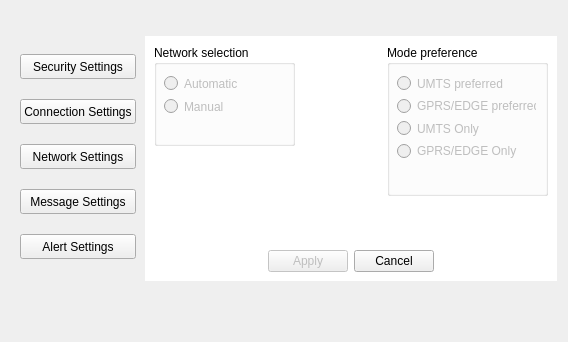
<?xml version="1.0" encoding="UTF-8"?>
<ui version="4.0">
 <class>Form</class>
 <widget class="QWidget" name="Form">
  <property name="geometry">
   <rect>
    <x>0</x>
    <y>0</y>
    <width>568</width>
    <height>342</height>
   </rect>
  </property>
  <property name="windowTitle">
   <string>Form</string>
  </property>
  <layout class="QHBoxLayout" name="horizontalLayout_5">
   <item>
    <layout class="QHBoxLayout" name="horizontalLayout_4">
     <property name="spacing">
      <number>0</number>
     </property>
     <item>
      <widget class="QWidget" name="widgetNetworkSetting" native="true">
       <property name="styleSheet">
        <string notr="true">QWidget#widgetNetworkSetting{ 
border-image:url(Skin/centrebgleft.png);
}</string>
       </property>
       <layout class="QVBoxLayout" name="verticalLayout_6">
        <property name="topMargin">
         <number>20</number>
        </property>
        <item>
         <layout class="QVBoxLayout" name="verticalLayout_5">
          <property name="spacing">
           <number>20</number>
          </property>
          <property name="bottomMargin">
           <number>40</number>
          </property>
          <item>
           <widget class="QPushButton" name="pushButtonSecuritySettings">
            <property name="minimumSize">
             <size>
              <width>0</width>
              <height>25</height>
             </size>
            </property>
            <property name="maximumSize">
             <size>
              <width>16777215</width>
              <height>25</height>
             </size>
            </property>
            <property name="sizeIncrement">
             <size>
              <width>0</width>
              <height>15</height>
             </size>
            </property>
            <property name="baseSize">
             <size>
              <width>0</width>
              <height>15</height>
             </size>
            </property>
            <property name="styleSheet">
             <string notr="true">QPushButton#pushButtonSecuritySettings
{
   background-image:url(Skin/MainTitle.PNG);
}QPushButton:hover#pushButtonSecuritySettings{
	color:white;
}</string>
            </property>
            <property name="text">
             <string>Security Settings</string>
            </property>
           </widget>
          </item>
          <item>
           <widget class="QPushButton" name="pushButtonConnectionSettings">
            <property name="minimumSize">
             <size>
              <width>0</width>
              <height>25</height>
             </size>
            </property>
            <property name="maximumSize">
             <size>
              <width>16777215</width>
              <height>25</height>
             </size>
            </property>
            <property name="sizeIncrement">
             <size>
              <width>0</width>
              <height>15</height>
             </size>
            </property>
            <property name="baseSize">
             <size>
              <width>0</width>
              <height>15</height>
             </size>
            </property>
            <property name="styleSheet">
             <string notr="true">QPushButton#pushButtonConnectionSettings
{
   background-image:url(Skin/MainTitle.PNG);
}QPushButton:hover#pushButtonConnectionSettings{
	color:white;
}</string>
            </property>
            <property name="text">
             <string>Connection Settings</string>
            </property>
           </widget>
          </item>
          <item>
           <widget class="QPushButton" name="pushButtonNetworkSettings">
            <property name="minimumSize">
             <size>
              <width>0</width>
              <height>25</height>
             </size>
            </property>
            <property name="maximumSize">
             <size>
              <width>16777215</width>
              <height>25</height>
             </size>
            </property>
            <property name="sizeIncrement">
             <size>
              <width>0</width>
              <height>15</height>
             </size>
            </property>
            <property name="baseSize">
             <size>
              <width>0</width>
              <height>15</height>
             </size>
            </property>
            <property name="styleSheet">
             <string notr="true">QPushButton#pushButtonNetworkSettings
{
   background-image:url(Skin/MainTitle.PNG);
}QPushButton:hover#pushButtonNetworkSettings{
	color:white;
}</string>
            </property>
            <property name="text">
             <string>Network Settings</string>
            </property>
           </widget>
          </item>
          <item>
           <widget class="QPushButton" name="pushButtonMessageSettings">
            <property name="minimumSize">
             <size>
              <width>0</width>
              <height>25</height>
             </size>
            </property>
            <property name="maximumSize">
             <size>
              <width>16777215</width>
              <height>25</height>
             </size>
            </property>
            <property name="sizeIncrement">
             <size>
              <width>0</width>
              <height>15</height>
             </size>
            </property>
            <property name="baseSize">
             <size>
              <width>0</width>
              <height>15</height>
             </size>
            </property>
            <property name="styleSheet">
             <string notr="true">QPushButton#pushButtonMessageSettings
{
   background-image:url(Skin/maintitle.png);
}QPushButton:hover#pushButtonMessageSettings{
	color:white;
}</string>
            </property>
            <property name="text">
             <string>Message Settings</string>
            </property>
           </widget>
          </item>
          <item>
           <widget class="QPushButton" name="pushButtonAlertSettings_2">
            <property name="minimumSize">
             <size>
              <width>0</width>
              <height>25</height>
             </size>
            </property>
            <property name="maximumSize">
             <size>
              <width>16777215</width>
              <height>25</height>
             </size>
            </property>
            <property name="sizeIncrement">
             <size>
              <width>10</width>
              <height>15</height>
             </size>
            </property>
            <property name="baseSize">
             <size>
              <width>10</width>
              <height>15</height>
             </size>
            </property>
            <property name="styleSheet">
             <string notr="true">QPushButton#pushButtonAlertSettings_2
{
   background-image:url(Skin/MainTitle.PNG);
}QPushButton:hover#pushButtonAlertSettings_2{
	color:white;
}</string>
            </property>
            <property name="text">
             <string>Alert Settings</string>
            </property>
           </widget>
          </item>
         </layout>
        </item>
       </layout>
      </widget>
     </item>
     <item>
      <widget class="QWidget" name="widgetNetworkSetting_2" native="true">
       <property name="styleSheet">
        <string notr="true">QWidget#widgetNetworkSetting_2{ 
border-image:url(Skin/centrebgright.png);
}</string>
       </property>
       <layout class="QVBoxLayout" name="verticalLayout_8">
        <property name="spacing">
         <number>0</number>
        </property>
        <property name="leftMargin">
         <number>0</number>
        </property>
        <property name="topMargin">
         <number>0</number>
        </property>
        <property name="rightMargin">
         <number>0</number>
        </property>
        <property name="bottomMargin">
         <number>50</number>
        </property>
        <item>
         <layout class="QVBoxLayout" name="verticalLayout_7">
          <property name="spacing">
           <number>0</number>
          </property>
          <item>
           <widget class="QWidget" name="widgetTitleBar" native="true">
            <property name="minimumSize">
             <size>
              <width>0</width>
              <height>25</height>
             </size>
            </property>
            <property name="maximumSize">
             <size>
              <width>16777215</width>
              <height>25</height>
             </size>
            </property>
            <property name="styleSheet">
             <string notr="true">QWidget#widgetTitleBar
{

    border-image:url(Skin/shorttitle.png) 0 15 0 15;
    border-right: 15px transparent;
    border-left: 15px transparent;

}
</string>
            </property>
           </widget>
          </item>
          <item>
           <widget class="QWidget" name="widgetCenter" native="true">
            <property name="styleSheet">
             <string notr="true">QWidget#widgetCenter

{
  
	background-color: rgb(255, 255, 255);
}  </string>
            </property>
            <layout class="QHBoxLayout" name="horizontalLayout_3">
             <item>
              <layout class="QVBoxLayout" name="verticalLayout_4">
               <item>
                <layout class="QHBoxLayout" name="horizontalLayout">
                 <item>
                  <layout class="QVBoxLayout" name="verticalLayout_3">
                   <item>
                    <widget class="QGroupBox" name="groupBox">
                     <property name="minimumSize">
                      <size>
                       <width>141</width>
                       <height>101</height>
                      </size>
                     </property>
                     <property name="title">
                      <string>Network selection</string>
                     </property>
                     <widget class="QWidget" name="layoutWidget">
                      <property name="geometry">
                       <rect>
                        <x>10</x>
                        <y>30</y>
                        <width>79</width>
                        <height>40</height>
                       </rect>
                      </property>
                      <layout class="QVBoxLayout" name="verticalLayout">
                       <item>
                        <widget class="QRadioButton" name="radioButton">
                         <property name="enabled">
                          <bool>false</bool>
                         </property>
                         <property name="text">
                          <string>Automatic</string>
                         </property>
                        </widget>
                       </item>
                       <item>
                        <widget class="QRadioButton" name="radioButton_2">
                         <property name="enabled">
                          <bool>false</bool>
                         </property>
                         <property name="text">
                          <string>Manual</string>
                         </property>
                        </widget>
                       </item>
                      </layout>
                     </widget>
                    </widget>
                   </item>
                   <item>
                    <spacer name="verticalSpacer">
                     <property name="orientation">
                      <enum>Qt::Vertical</enum>
                     </property>
                     <property name="sizeHint" stdset="0">
                      <size>
                       <width>20</width>
                       <height>40</height>
                      </size>
                     </property>
                    </spacer>
                   </item>
                  </layout>
                 </item>
                 <item>
                  <spacer name="horizontalSpacer">
                   <property name="orientation">
                    <enum>Qt::Horizontal</enum>
                   </property>
                   <property name="sizeHint" stdset="0">
                    <size>
                     <width>18</width>
                     <height>20</height>
                    </size>
                   </property>
                  </spacer>
                 </item>
                 <item>
                  <widget class="QGroupBox" name="groupBox_2">
                   <property name="minimumSize">
                    <size>
                     <width>161</width>
                     <height>151</height>
                    </size>
                   </property>
                   <property name="title">
                    <string>Mode preference</string>
                   </property>
                   <widget class="QWidget" name="layoutWidget">
                    <property name="geometry">
                     <rect>
                      <x>10</x>
                      <y>30</y>
                      <width>139</width>
                      <height>84</height>
                     </rect>
                    </property>
                    <layout class="QVBoxLayout" name="verticalLayout_2">
                     <item>
                      <widget class="QRadioButton" name="radioButton_3">
                       <property name="enabled">
                        <bool>false</bool>
                       </property>
                       <property name="text">
                        <string>UMTS preferred</string>
                       </property>
                      </widget>
                     </item>
                     <item>
                      <widget class="QRadioButton" name="radioButton_4">
                       <property name="enabled">
                        <bool>false</bool>
                       </property>
                       <property name="text">
                        <string>GPRS/EDGE preferred</string>
                       </property>
                      </widget>
                     </item>
                     <item>
                      <widget class="QRadioButton" name="radioButton_5">
                       <property name="enabled">
                        <bool>false</bool>
                       </property>
                       <property name="text">
                        <string>UMTS Only</string>
                       </property>
                      </widget>
                     </item>
                     <item>
                      <widget class="QRadioButton" name="radioButton_6">
                       <property name="enabled">
                        <bool>false</bool>
                       </property>
                       <property name="text">
                        <string>GPRS/EDGE Only</string>
                       </property>
                      </widget>
                     </item>
                    </layout>
                   </widget>
                  </widget>
                 </item>
                </layout>
               </item>
               <item>
                <spacer name="verticalSpacer_2">
                 <property name="orientation">
                  <enum>Qt::Vertical</enum>
                 </property>
                 <property name="sizeHint" stdset="0">
                  <size>
                   <width>20</width>
                   <height>40</height>
                  </size>
                 </property>
                </spacer>
               </item>
               <item>
                <layout class="QHBoxLayout" name="horizontalLayout_2">
                 <item>
                  <spacer name="horizontalSpacer_2">
                   <property name="orientation">
                    <enum>Qt::Horizontal</enum>
                   </property>
                   <property name="sizeHint" stdset="0">
                    <size>
                     <width>40</width>
                     <height>20</height>
                    </size>
                   </property>
                  </spacer>
                 </item>
                 <item>
                  <widget class="QPushButton" name="pushButton">
                   <property name="enabled">
                    <bool>false</bool>
                   </property>
                   <property name="styleSheet">
                    <string notr="true">QPushButton#pushButton
{
   background-image:url(Skin/maintitle.png);
}
QPushButton:hover#pushButton{
	color:white;
}</string>
                   </property>
                   <property name="text">
                    <string>Apply</string>
                   </property>
                  </widget>
                 </item>
                 <item>
                  <widget class="QPushButton" name="pushButtonCancel">
                   <property name="styleSheet">
                    <string notr="true">QPushButton#pushButtonCancel
{
   background-image:url(Skin/maintitle.png);
}
QPushButton:hover#pushButtonCancel{
	color:white;
}</string>
                   </property>
                   <property name="text">
                    <string>Cancel</string>
                   </property>
                  </widget>
                 </item>
                 <item>
                  <spacer name="horizontalSpacer_3">
                   <property name="orientation">
                    <enum>Qt::Horizontal</enum>
                   </property>
                   <property name="sizeHint" stdset="0">
                    <size>
                     <width>40</width>
                     <height>20</height>
                    </size>
                   </property>
                  </spacer>
                 </item>
                </layout>
               </item>
              </layout>
             </item>
            </layout>
           </widget>
          </item>
         </layout>
        </item>
       </layout>
      </widget>
     </item>
    </layout>
   </item>
  </layout>
 </widget>
 <resources/>
 <connections/>
</ui>
